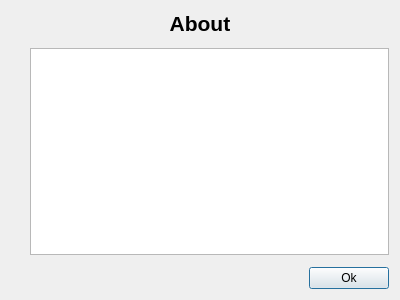
<?xml version="1.0" encoding="UTF-8"?>
<ui version="4.0">
 <class>AboutDialog</class>
 <widget class="QDialog" name="AboutDialog">
  <property name="windowModality">
   <enum>Qt::ApplicationModal</enum>
  </property>
  <property name="geometry">
   <rect>
    <x>0</x>
    <y>0</y>
    <width>400</width>
    <height>300</height>
   </rect>
  </property>
  <property name="sizePolicy">
   <sizepolicy hsizetype="Fixed" vsizetype="Fixed">
    <horstretch>0</horstretch>
    <verstretch>0</verstretch>
   </sizepolicy>
  </property>
  <property name="minimumSize">
   <size>
    <width>400</width>
    <height>300</height>
   </size>
  </property>
  <property name="maximumSize">
   <size>
    <width>400</width>
    <height>300</height>
   </size>
  </property>
  <property name="windowTitle">
   <string>About</string>
  </property>
  <property name="windowIcon">
   <iconset resource="icons.qrc">
    <normaloff>:/gfx/about.png</normaloff>:/gfx/about.png</iconset>
  </property>
  <layout class="QVBoxLayout" name="verticalLayout">
   <property name="spacing">
    <number>12</number>
   </property>
   <item>
    <widget class="QLabel" name="label">
     <property name="font">
      <font>
       <pointsize>16</pointsize>
       <weight>75</weight>
       <bold>true</bold>
      </font>
     </property>
     <property name="text">
      <string>About</string>
     </property>
     <property name="alignment">
      <set>Qt::AlignCenter</set>
     </property>
    </widget>
   </item>
   <item>
    <layout class="QHBoxLayout" name="horizontalLayout_2">
     <item>
      <widget class="QLabel" name="iconLabel">
       <property name="text">
        <string/>
       </property>
       <property name="pixmap">
        <pixmap resource="icons.qrc">:/gfx/svg2svgt.svg</pixmap>
       </property>
      </widget>
     </item>
     <item>
      <widget class="QTextBrowser" name="textBrowser">
       <property name="html">
        <string>&lt;!DOCTYPE HTML PUBLIC &quot;-//W3C//DTD HTML 4.0//EN&quot; &quot;http://www.w3.org/TR/REC-html40/strict.dtd&quot;&gt;
&lt;html&gt;&lt;head&gt;&lt;meta name=&quot;qrichtext&quot; content=&quot;1&quot; /&gt;&lt;style type=&quot;text/css&quot;&gt;
p, li { white-space: pre-wrap; }
&lt;/style&gt;&lt;/head&gt;&lt;body style=&quot; font-family:'Lucida Grande'; font-size:13pt; font-weight:400; font-style:normal;&quot;&gt;
&lt;p style=&quot;-qt-paragraph-type:empty; margin-top:0px; margin-bottom:0px; margin-left:0px; margin-right:0px; -qt-block-indent:0; text-indent:0px;&quot;&gt;&lt;/p&gt;&lt;/body&gt;&lt;/html&gt;</string>
       </property>
      </widget>
     </item>
    </layout>
   </item>
   <item>
    <layout class="QHBoxLayout" name="horizontalLayout">
     <item>
      <spacer name="horizontalSpacer">
       <property name="orientation">
        <enum>Qt::Horizontal</enum>
       </property>
       <property name="sizeHint" stdset="0">
        <size>
         <width>40</width>
         <height>20</height>
        </size>
       </property>
      </spacer>
     </item>
     <item>
      <widget class="QPushButton" name="dismissButton">
       <property name="text">
        <string>Ok</string>
       </property>
       <property name="default">
        <bool>true</bool>
       </property>
      </widget>
     </item>
    </layout>
   </item>
  </layout>
 </widget>
 <resources>
  <include location="icons.qrc"/>
 </resources>
 <connections/>
</ui>
